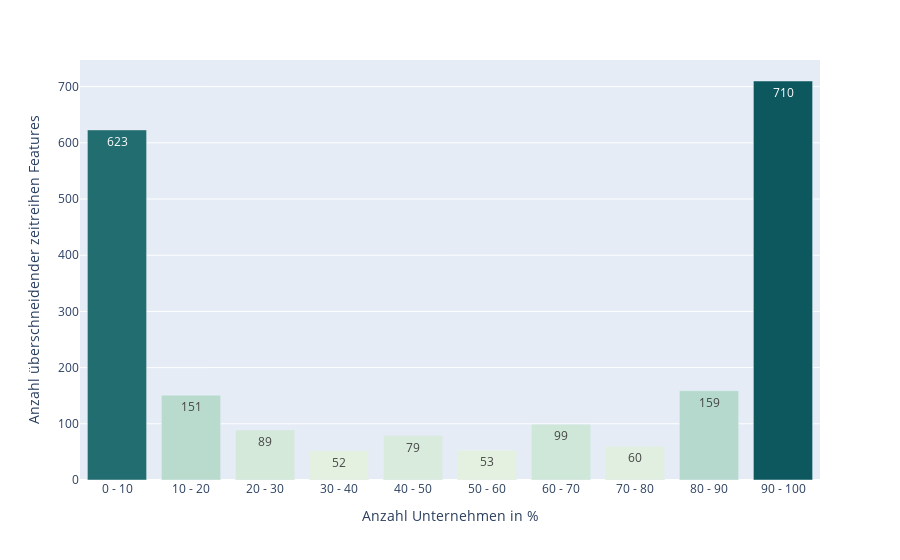

Notebook code cell kept with this figure:
### Code cell
import plotly.express as px
fig = px.bar(
    grouped,
    x="companyCountIn%",
    y="sameFeatureCount",
    color="sameFeatureCount",
    color_continuous_scale="mint",
    text_auto=True,
    labels={
        "companyCountIn%": "Anzahl Unternehmen in %",
        "sameFeatureCount": "Anzahl überschneidender zeitreihen Features",
    }
)
fig.update_coloraxes(showscale=False)
fig.write_image(config.data_dir / "figures" / "historic-same-features-count.png")
fig.show()

### Figure 1 — Plotly figure (JSON) as saved in the notebook; plotly's stock layout.template omitted (floating-point values rounded to 4 significant figures)
{"data": [{"hovertemplate": "Anzahl Unternehmen in %=%{x}<br>Anzahl überschneidender zeitreihen Features=%{marker.color}<extra></extra>", "legendgroup": "", "marker": {"color": [623, 151, 89, 52, 79, 53, 99, 60, 159, 710], "coloraxis": "coloraxis", "pattern": {"shape": ""}}, "name": "", "orientation": "v", "showlegend": false, "textposition": "auto", "texttemplate": "%{y}", "x": ["0 - 10", "10 - 20", "20 - 30", "30 - 40", "40 - 50", "50 - 60", "60 - 70", "70 - 80", "80 - 90", "90 - 100"], "xaxis": "x", "y": [623, 151, 89, 52, 79, 53, 99, 60, 159, 710], "yaxis": "y", "type": "bar"}], "layout": {"xaxis": {"anchor": "y", "domain": [0.0, 1.0], "title": {"text": "Anzahl Unternehmen in %"}}, "yaxis": {"anchor": "x", "domain": [0.0, 1.0], "title": {"text": "Anzahl überschneidender zeitreihen Features"}}, "coloraxis": {"colorbar": {"title": {"text": "Anzahl überschneidender zeitreihen Features"}}, "colorscale": [[0.0, "rgb(228, 241, 225)"], [0.1667, "rgb(180, 217, 204)"], [0.3333, "rgb(137, 192, 182)"], [0.5, "rgb(99, 166, 160)"], [0.6667, "rgb(68, 140, 138)"], [0.8333, "rgb(40, 114, 116)"], [1.0, "rgb(13, 88, 95)"]], "showscale": false}, "legend": {"tracegroupgap": 0}, "margin": {"t": 60}, "barmode": "relative"}}
